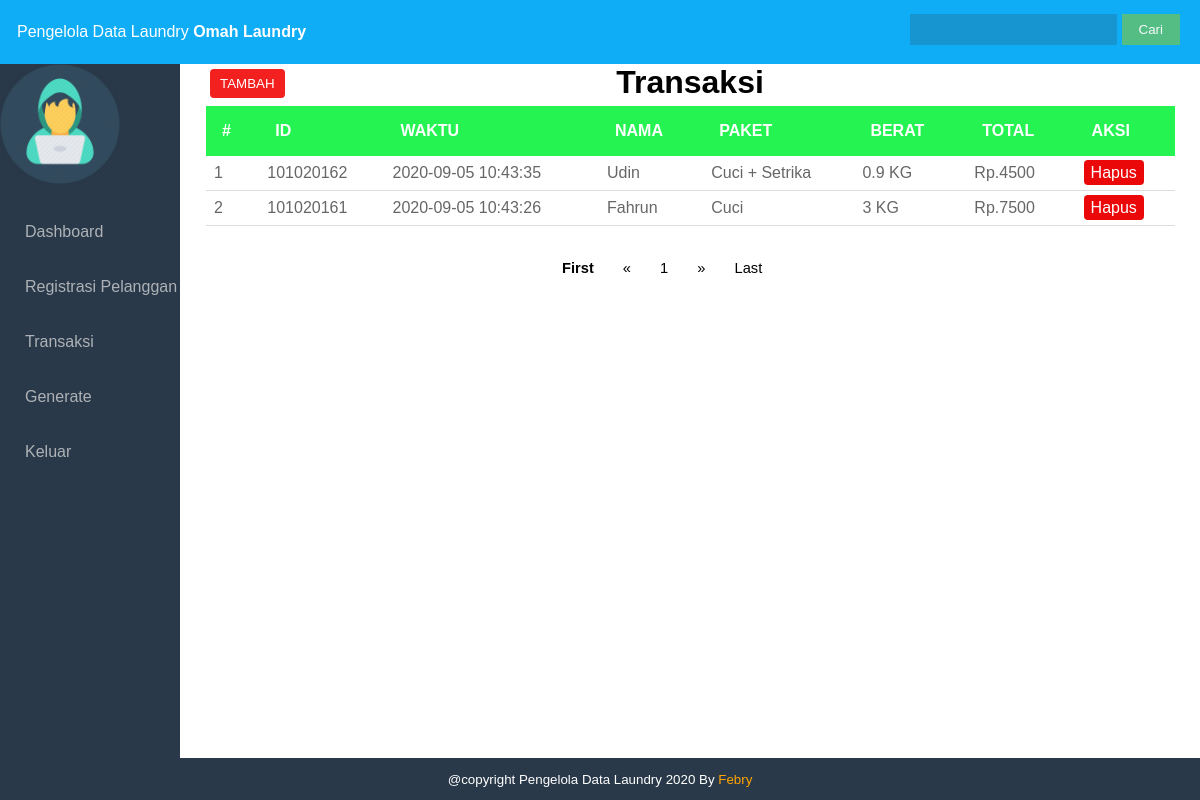
The app's page /laundry/kasir/transaksi.php (signed in) with its own data.
### tables this page shows
CREATE TABLE `kasir` (
  `id` int(100) NOT NULL,
  `nama_kasir` varchar(100) NOT NULL,
  `tlpn` varchar(100) NOT NULL,
  `username` varchar(100) NOT NULL,
  `password` varchar(100) NOT NULL,
  `id_owner` int(11) NOT NULL,
  `level` varchar(100) NOT NULL
);

CREATE TABLE `owner` (
  `id` int(11) NOT NULL,
  `nama_own` varchar(100) NOT NULL,
  `nama_laundry` varchar(100) NOT NULL,
  `alamat` varchar(100) NOT NULL,
  `tlpn` varchar(100) NOT NULL,
  `username` varchar(100) NOT NULL,
  `password` varchar(100) NOT NULL,
  `level` varchar(100) NOT NULL
);

CREATE TABLE `transaksi` (
  `id` int(11) NOT NULL,
  `id_pelanggan` int(11) NOT NULL,
  `id_input` int(11) NOT NULL,
  `id_paket` int(11) NOT NULL,
  `id_owner` int(100) DEFAULT NULL,
  `berat` float NOT NULL,
  `total` float NOT NULL,
  `tanggal` timestamp NOT NULL DEFAULT current_timestamp() ON UPDATE current_timestamp()
);

CREATE TABLE `pelanggan` (
  `id_pelanggan` int(11) NOT NULL,
  `nama` varchar(30) NOT NULL,
  `alamat` varchar(60) NOT NULL,
  `tlpn` varchar(15) NOT NULL
);

CREATE TABLE `paket` (
  `id` int(100) NOT NULL,
  `paket` varchar(100) NOT NULL,
  `harga` float NOT NULL
);

### laundry/kasir/security.php (called while the page is built, shortened)
<?php
$id = $_SESSION['id'];
?>

### laundry/kasir/transaksi.php (the view, shortened to what this page needs)
<?php
    include 'security.php';
?>
<!DOCTYPE html>
<html>
<head>
    <link rel="stylesheet" type="text/css" href="style.css">
</head>
<body>
    <div class="wrapper">
        <div class="header">
            <?php include 'header.php'; ?>
        </div>
        <div class="badan">
            <div class="sidebar">
                <?php include 'sidebar.php'; ?>
            </div>
        <div class="content">
        <h1>Transaksi</h1>
        <a href="#tambah" style="margin-left: 30px"><button class="btn-tambah">TAMBAH</button></a>
        <table class="table-line">
                <thead>
                    <tr>
                        <th>#</th>
                        <th>id</th>
                        <th>Waktu</th>
                        <th>Nama</th>
                        <th>Paket</th>
                        <th>Berat</th>
                        <th>Total</th>
                        <th>Aksi</th>
                    </tr>
                </thead>
                <tbody>
                <?php
                    include '../koneksi.php';
                    $page = (isset($_GET['page']))? $_GET['page'] : 1;
                    $limit = 10;
                  $limit_start = ($page - 1) * $limit;
                    $no = $limit_start + 1;
                    $cari = $_POST['cari'];
                    if($cari != ''){
                        $result  = mysqli_query($koneksi,"SELECT transaksi.tanggal, transaksi.id, pelanggan.nama, paket.paket, transaksi.total ,transaksi.berat FROM transaksi INNER JOIN pelanggan ON pelanggan.id_pelanggan = transaksi.id_pelanggan INNER JOIN paket ON paket.id=transaksi.id_paket WHERE Id_input=$id
                        AND transaksi.id LIKE '%$cari%'
                        OR transaksi.tanggal LIKE '%$cari%'
                        OR pelanggan.nama LIKE '%$cari%'
                        OR paket.paket LIKE '%$cari%'
                        OR transaksi.berat LIKE '%$cari%'
                        OR transaksi.total LIKE '%$cari%' order by tanggal DESC LIMIT ".$limit_start.",".$limit." ");
                        }
                    else{
                        $result = mysqli_query($koneksi,"SELECT transaksi.tanggal, transaksi.id, pelanggan.nama, paket.paket, transaksi.total ,transaksi.berat FROM transaksi INNER JOIN pelanggan ON pelanggan.id_pelanggan = transaksi.id_pelanggan INNER JOIN paket ON paket.id=transaksi.id_paket WHERE id_input=$id order by tanggal DESC LIMIT ".$limit_start.",".$limit." ");
                        }
                    if(mysqli_num_rows($result)){
                    while($isi = mysqli_fetch_array($result) ){
                        ?>
                        <tr>
                            <td><?= $no++?></td>
                            <td><?= $isi['id']; ?></td>
                            <td><?= $isi['tanggal'];?></td>
                            <td><?= $isi['nama']; ?></td>
                            <td><?= $isi['paket']; ?></td>
                            <td><?= $isi['berat'];?> KG</td>
                            <td>Rp.<?= $isi['total']; ?></td>
                            <td>
                                <a class="btn-hapus" role="button" href="transaksi.php?id=<?php echo $isi['id']; ?>&act=delete">Hapus</a>
                            </td>
                        </tr>
                    <?php }}
                    else{
                        echo "<tr><td colspan='8'><p style='text-align: center'>Data Tidak Ditemukan</p></td></tr>";
                        }?>
                    </tbody>
                </table>
        <nav class="nav-button">
        <ul>
            <?php
                if($page == 1){
                ?>
                <li><a style="font-weight: bold;">First</a></li>
                <li><a href="#">&laquo;</a></li>
                <?php
                }else{
                $link_prev = ($page > 1)? $page - 1 : 1;
                ?>
                <li><a href="transaksi.php?page=1">First</a></li>
                <li><a href="transaksi.php?page=<?php echo $link_prev; ?>">&laquo;</a></li>
                <?php
                }
                ?>
                <?php
                $sql_jml = mysqli_query($koneksi, "SELECT COUNT(*) AS jumlah FROM transaksi WHERE id_input=$id");
                $get_jumlah = mysqli_fetch_array($sql_jml);
                $jumlah_page = ceil($get_jumlah['jumlah'] / $limit);
                $jumlah_number = 3;
                $start_number = ($page > $jumlah_number)? $page - $jumlah_number : 1;
                $end_number = ($page < ($jumlah_page - $jumlah_number))? $page + $jumlah_number : $jumlah_page;
                for($i = $start_number; $i <= $end_number; $i++){
                $link_active = ($page == $i)? ' class="active"' : '';
                ?>
                <li <?php echo $link_active; ?>><a href="transaksi.php?page=<?php echo $i; ?>"><?php echo $i; ?></a></li>
                <?php
                }
                ?>
                <?php
                if($page == $jumlah_page){
                ?>
                <li><a href="#">&raquo;</a></li>
                <li><a href="#">Last</a></li>
                <?php
                }else{
                $link_next = ($page < $jumlah_page)? $page + 1 : $jumlah_page;
                ?>
                <li><a href="transaksi.php?page=<?php echo $link_next; ?>">&raquo;</a></li>
                <li><a href="transaksi.php?page=<?php echo $jumlah_page; ?>">Last</a></li>
                <?php
                }
                ?>
            </ul>
            </nav>
        </div>
       <div class="footer">
            <p> @copyright Pengelola Data Laundry 2020 By<a target="_blank" href="https://www.instagram.com/official_febryardyansyah/" style="text-decoration:none; color:orange"> Febry</a></p>
        </div>
    </div>
</body>
</html>

### laundry/kasir/header.php
<?php
    $laundry = mysqli_query($koneksi, "SELECT owner.nama_laundry, kasir.id FROM kasir INNER JOIN owner ON kasir.id_owner=owner.id WHERE kasir.id=$id
    ");
    $p = mysqli_fetch_array($laundry)
    ?>
<div class=" fixed-top">
    <p>Pengelola Data Laundry <b style="text-align :center;"><?php echo $p['nama_laundry']; ?></b></p>
        <form action="" method="POST">
            <input class="search" type="search" name="cari">
            <input class="button" type="submit" value="Cari">
    </form>
</div>

### laundry/kasir/style.css (style rules this page uses)
body { margin: 0; padding: 0; font-family: Arial, Helvetica, sans-serif; }
.header { background-color: #10adf7; position: fixed; top: 0; right: 0; left: 0; z-index: 1030; color: #ffffff; }
.header p { margin-left: 10px; padding: 7px; }
.header form { float: right; margin-top: -50px; margin-right: 20px; }
.header form .search { padding:8px 15px; background:rgba(50, 50, 50, 0.2); color: #ffffff; border:0px solid #ffffffec; }
.header form .button { position:relative; padding:6px 15px; border:2px solid #53bd84; background-color:#53bd84; color:#fafafa; }
.wrapper { width: 100%; height: 100%; }
.badan { margin-top: 64px; width: 100%; height: 80%; }
.badan .sidebar { float: left; width: 15%; height: 900px; background:#293949; position: fixed; z-index: 1; left: 0; }
ul { padding: 0; margin-left: -1 0px; }
ul li { list-style: none; }
ul li a { text-decoration: none; color: #aeb2b7; display: block; padding: 19px 0px 18px 25px; transition: all 200ms ease-in; }
.badan .content { float: right; width: 85%; }
.content h1 { text-align: center ; padding: 0; margin: 0 0 -40px 0; }
.table-line { width: 95%; margin: 0 0 0 26px; border-collapse: collapse; }
.table-line th { background: #25f352; color: #ffffff; padding: 1em; text-align: left; text-transform: uppercase; }
.table-line td { border-bottom: 1px solid #DDDDDD; color: #666666; padding: 8px; }
.footer { width: 100%; background: #293949; color: #fff; position: absolute; bottom: 0px; }
.footer p { text-align: center; font-size: 10pt; }
.nav-button { margin-left: 35%; font-size: 11pt; margin-top: 10px; }
.nav-button ul li { display: inline-block; }
.nav-button ul li a { color: #000000; text-decoration: none; }
.btn-tambah { background-color: #f32020; color: white; padding: 7px 10px; margin: 8px 0; border: none; border-radius: 4px; cursor: pointer; }
.btn-hapus { background-color: #eb0808; color: white; padding: 4px 7px; margin: 8px 0; border: none; border-radius: 4px; text-decoration: none; }

### records on screen
kasir: id_owner.nama_laundry "Omah Laundry"
transaksi: id "101020162", tanggal "2020-09-05 10:43:35", id_pelanggan.nama "Udin", id_paket.paket "Cuci + Setrika", berat "0.9", total "4500"
transaksi: id "101020161", tanggal "2020-09-05 10:43:26", id_pelanggan.nama "Fahrun", id_paket.paket "Cuci", berat "3", total "7500"
